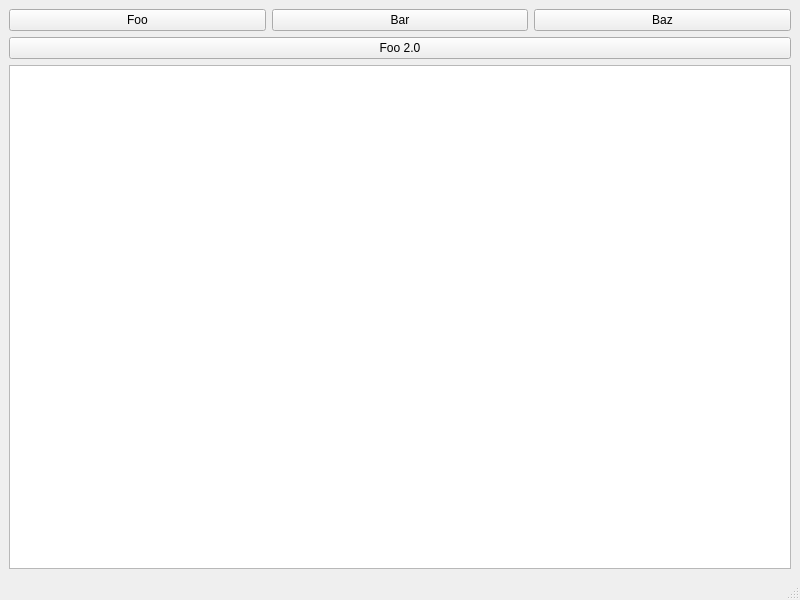
<?xml version="1.0" encoding="UTF-8"?>
<ui version="4.0">
 <class>SelectItemForEdit</class>
 <widget class="QMainWindow" name="SelectItemForEdit">
  <property name="geometry">
   <rect>
    <x>0</x>
    <y>0</y>
    <width>800</width>
    <height>600</height>
   </rect>
  </property>
  <property name="windowTitle">
   <string>SelectItemForEdit</string>
  </property>
  <widget class="QWidget" name="centralwidget">
   <layout class="QVBoxLayout" name="verticalLayout">
    <item>
     <layout class="QHBoxLayout" name="horizontalLayout">
      <item>
       <widget class="QPushButton" name="testFooButto">
        <property name="text">
         <string>Foo</string>
        </property>
       </widget>
      </item>
      <item>
       <widget class="QPushButton" name="testBarButton">
        <property name="text">
         <string>Bar</string>
        </property>
       </widget>
      </item>
      <item>
       <widget class="QPushButton" name="testBuzButton">
        <property name="text">
         <string>Baz</string>
        </property>
       </widget>
      </item>
     </layout>
    </item>
    <item>
     <layout class="QHBoxLayout" name="horizontalLayout_2">
      <item>
       <widget class="QPushButton" name="testFooButto20">
        <property name="text">
         <string>Foo 2.0</string>
        </property>
       </widget>
      </item>
     </layout>
    </item>
    <item>
     <widget class="QTableView" name="gadgetView"/>
    </item>
   </layout>
  </widget>
  <widget class="QMenuBar" name="menubar">
   <property name="geometry">
    <rect>
     <x>0</x>
     <y>0</y>
     <width>800</width>
     <height>22</height>
    </rect>
   </property>
  </widget>
  <widget class="QStatusBar" name="statusbar"/>
 </widget>
 <resources/>
 <connections/>
 <slots>
  <slot>activateFoo()</slot>
  <slot>activateBar()</slot>
  <slot>activateBaz()</slot>
 </slots>
</ui>
